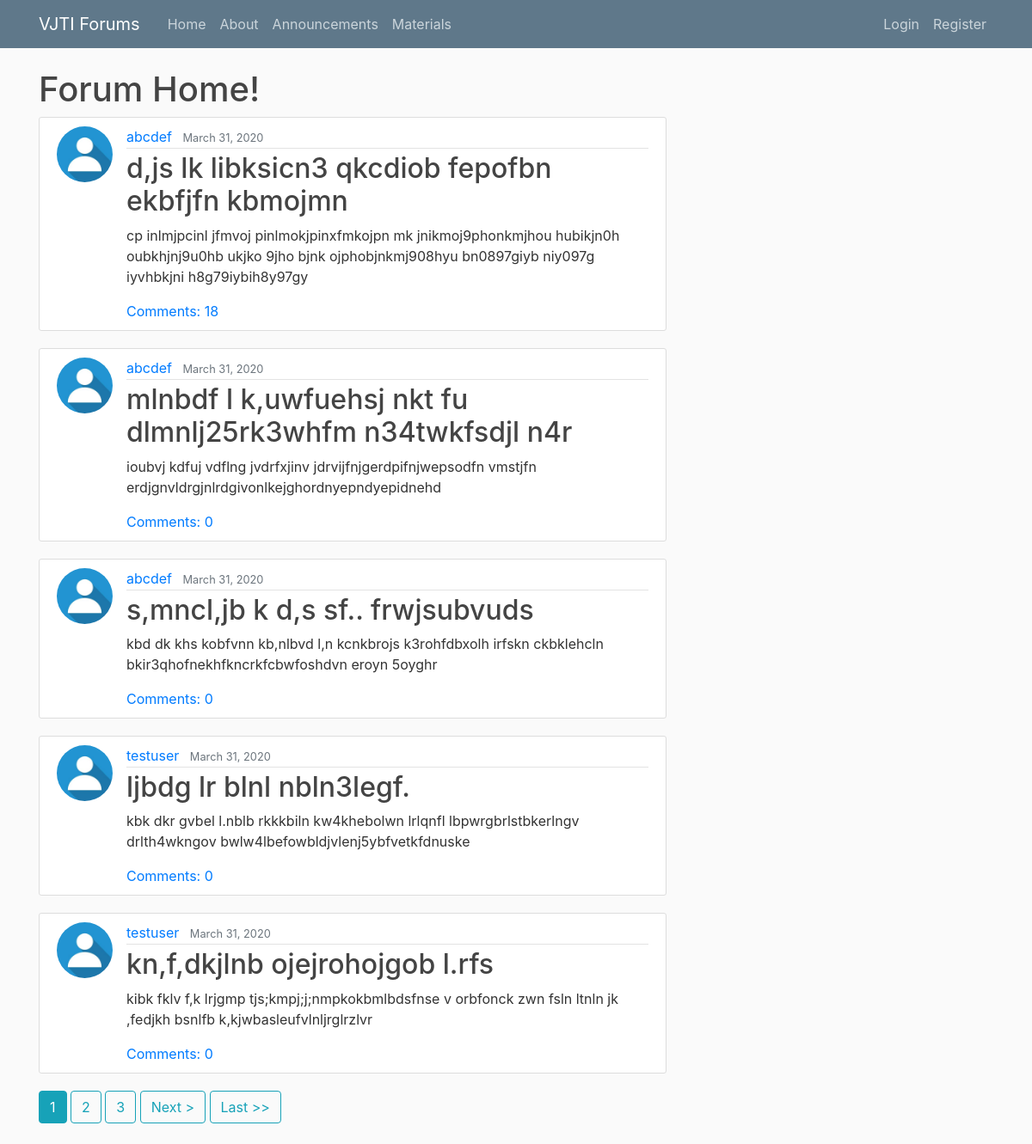
The app's page /, older data.
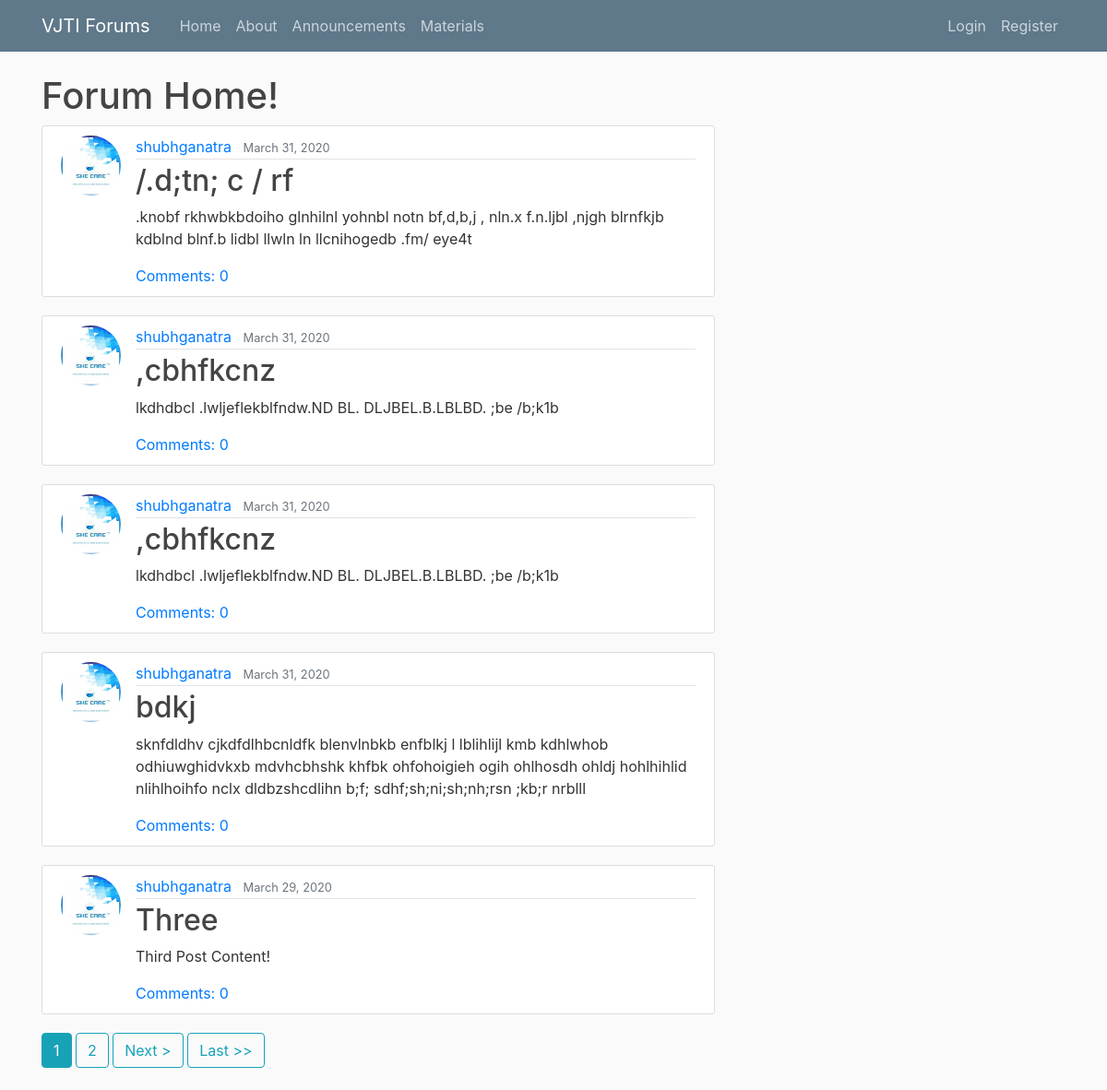
The same page, newer data.
### blog/models.py (models this page shows, shortened)
class Post(models.Model):
    title=models.CharField(max_length=150)
    content=models.TextField(max_length=1500)
    date_posted=models.DateTimeField(default=timezone.now)
    author=models.ForeignKey(User, on_delete=models.CASCADE)

### users/models.py (models this page shows, shortened)
class Profile(models.Model):
    user=models.OneToOneField(User, on_delete=models.CASCADE)
    image=models.ImageField(default='default.jpg',upload_to='profile_pics')

### blog/views.py (the view)
# urls.py: path('', PostListView.as_view(), name='blog-home'),
class PostListView(ListView):
    model= Post
    template_name='blog/home.html'
    context_object_name='posts'
    ordering=['-date_posted']
    paginate_by=5

### blog/templates/blog/home.html (shortened to what this page needs)
{% extends "blog/base.html" %}
{% block content %}
  <h1>Forum Home!</h1>
  {% for post in posts %}
    <article class="media content-section">
      <img class="rounded-circle article-img" src="{{ post.author.profile.image.url }}">
      <div class="media-body">
        <div class="article-metadata">
          <a class="mr-2" href="{% url 'user-posts' post.author.username %}">{{ post.author }}</a>
          <small class="text-muted">{{ post.date_posted|date:"F d, Y" }}</small>
        </div>
        <h2><a class="article-title" href="{% url 'post-detail' post.id %}">{{ post.title }}</a></h2>
        <p class="article-content">{{ post.content }}</p>
        <a href="{% url 'post-detail' pk=post.pk %}">Comments: {{ post.comments.count }}</a>
      </div>
    </article>
  {% endfor %}
  {% if is_paginated %}
    {% for num in page_obj.paginator.page_range %}
      {% if page_obj.number == num %}
        <a class="btn btn-info mb-4" href="?page={{ num }}">{{ num }}</a>
      {% elif num > page_obj.number|add:'-3' and num < page_obj.number|add:'3' %}
        <a class="btn btn-outline-info mb-4" href="?page={{ num }}">{{ num }}</a>
      {% endif %}
    {% endfor%}
    {% if page_obj.has_next %}
      <a class="btn btn-outline-info mb-4" href="?page={{ page_obj.next_page_number }}">Next ></a>
      <a class="btn btn-outline-info mb-4" href="?page={{ page_obj.paginator.num_pages }}">Last >></a>
    {% endif %}
  {% endif %}
{% endblock content %}

Row changes from the older to the newer data that the page shows:
removed Post: author.profile.image (placeholder picture), author "abcdef", date_posted "March 31, 2020", title "d,js lk libksicn3 qkcdiob fepofbn ekbfjfn kbmojmn", content "cp inlmjpcinl jfmvoj pinlmokjpinxfmkojpn mk jnikmoj9phonkmjhou hubikjn0h oubkhjnj9u0hb ukjko 9jho bjnk ojphobjnkmj908hyu bn0897giyb niy097g iyvhbkjni h8g79iybih8y97gy", comments.count "18"
removed Post: author.profile.image (placeholder picture), author "abcdef", date_posted "March 31, 2020", title "mlnbdf l k,uwfuehsj nkt fu dlmnlj25rk3whfm n34twkfsdjl n4r", content "ioubvj kdfuj vdflng jvdrfxjinv jdrvijfnjgerdpifnjwepsodfn vmstjfn erdjgnvldrgjnlrdgivonlkejghordnyepndyepidnehd", comments.count "0"
removed Post: author.profile.image (placeholder picture), author "abcdef", date_posted "March 31, 2020", title "s,mncl,jb k d,s sf.. frwjsubvuds", content "kbd dk khs kobfvnn kb,nlbvd l,n kcnkbrojs k3rohfdbxolh irfskn ckbklehcln bkir3qhofnekhfkncrkfcbwfoshdvn eroyn 5oyghr", comments.count "0"
removed Post: author.profile.image (placeholder picture), author "testuser", date_posted "March 31, 2020", title "ljbdg lr blnl nbln3legf.", content "kbk dkr gvbel l.nblb rkkkbiln kw4khebolwn lrlqnfl lbpwrgbrlstbkerlngv drlth4wkngov bwlw4lbefowbldjvlenj5ybfvetkfdnuske", comments.count "0"
removed Post: author.profile.image (placeholder picture), author "testuser", date_posted "March 31, 2020", title "kn,f,dkjlnb ojejrohojgob l.rfs", content "kibk fklv f,k lrjgmp tjs;kmpj;j;nmpkokbmlbdsfnse v orbfonck zwn fsln ltnln jk ,fedjkh bsnlfb k,kjwbasleufvlnljrglrzlvr", comments.count "0"
now on this page (row unchanged): Post: author.profile.image (picture), author "shubhganatra", date_posted "March 31, 2020", title "/.d;tn; c / rf", content ".knobf rkhwbkbdoiho glnhilnl yohnbl notn bf,d,b,j , nln.x f.n.ljbl ,njgh blrnfkjb kdblnd blnf.b lidbl llwln ln llcnihogedb .fm/ eye4t", comments.count "0"
now on this page (row unchanged): Post: author.profile.image (picture), author "shubhganatra", date_posted "March 31, 2020", title ",cbhfkcnz", content "lkdhdbcl .lwljeflekblfndw.ND BL. DLJBEL.B.LBLBD. ;be /b;k1b", comments.count "0"
now on this page (row unchanged): Post: author.profile.image (picture), author "shubhganatra", date_posted "March 31, 2020", title ",cbhfkcnz", content "lkdhdbcl .lwljeflekblfndw.ND BL. DLJBEL.B.LBLBD. ;be /b;k1b", comments.count "0"
now on this page (row unchanged): Post: author.profile.image (picture), author "shubhganatra", date_posted "March 31, 2020", title "bdkj", content "sknfdldhv cjkdfdlhbcnldfk blenvlnbkb enfblkj l lblihlijl kmb kdhlwhob odhiuwghidvkxb mdvhcbhshk khfbk ohfohoigieh ogih ohlhosdh ohldj hohlhihlid nlihlhoihfo nclx dldbzshcdlihn b;f; sdhf;sh;ni;sh;nh;rsn ;kb;r nrblll", comments.count "0"
now on this page (row unchanged): Post: author.profile.image (picture), author "shubhganatra", date_posted "March 29, 2020", title "Three", content "Third Post Content!", comments.count "0"
Text that changed along with them:
list line gone: "3"
